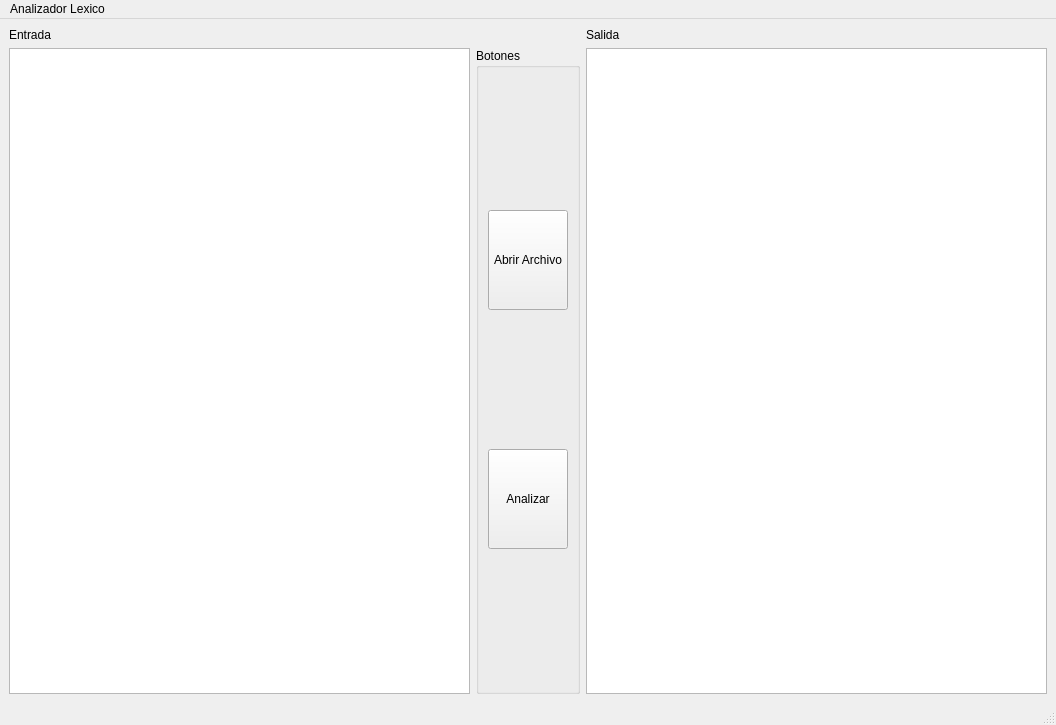
<?xml version="1.0" encoding="UTF-8"?>
<ui version="4.0">
 <class>MainWindow</class>
 <widget class="QMainWindow" name="MainWindow">
  <property name="geometry">
   <rect>
    <x>0</x>
    <y>0</y>
    <width>1056</width>
    <height>725</height>
   </rect>
  </property>
  <property name="windowTitle">
   <string>MainWindow</string>
  </property>
  <widget class="QWidget" name="centralwidget">
   <layout class="QGridLayout" name="gridLayout">
    <item row="1" column="1">
     <widget class="QPlainTextEdit" name="plainTextEdit_entrada"/>
    </item>
    <item row="1" column="3">
     <widget class="QPlainTextEdit" name="plainTextEdit_salida">
      <property name="enabled">
       <bool>true</bool>
      </property>
      <property name="readOnly">
       <bool>true</bool>
      </property>
     </widget>
    </item>
    <item row="1" column="2">
     <widget class="QGroupBox" name="groupBox">
      <property name="enabled">
       <bool>true</bool>
      </property>
      <property name="minimumSize">
       <size>
        <width>100</width>
        <height>0</height>
       </size>
      </property>
      <property name="title">
       <string>Botones</string>
      </property>
      <layout class="QVBoxLayout" name="verticalLayout">
       <item>
        <widget class="QPushButton" name="pushButton_abrir">
         <property name="minimumSize">
          <size>
           <width>0</width>
           <height>100</height>
          </size>
         </property>
         <property name="text">
          <string>Abrir Archivo</string>
         </property>
        </widget>
       </item>
       <item>
        <widget class="QPushButton" name="pushButton_analizar">
         <property name="minimumSize">
          <size>
           <width>0</width>
           <height>100</height>
          </size>
         </property>
         <property name="text">
          <string>Analizar</string>
         </property>
        </widget>
       </item>
      </layout>
     </widget>
    </item>
    <item row="0" column="1">
     <widget class="QLabel" name="label">
      <property name="text">
       <string>Entrada</string>
      </property>
     </widget>
    </item>
    <item row="0" column="3">
     <widget class="QLabel" name="label_2">
      <property name="text">
       <string>Salida</string>
      </property>
     </widget>
    </item>
   </layout>
  </widget>
  <widget class="QMenuBar" name="menubar">
   <property name="geometry">
    <rect>
     <x>0</x>
     <y>0</y>
     <width>1056</width>
     <height>26</height>
    </rect>
   </property>
   <widget class="QMenu" name="menuAnalizador_Lexico">
    <property name="title">
     <string>Analizador Lexico</string>
    </property>
   </widget>
   <addaction name="menuAnalizador_Lexico"/>
  </widget>
  <widget class="QStatusBar" name="statusbar"/>
 </widget>
 <resources/>
 <connections/>
</ui>
